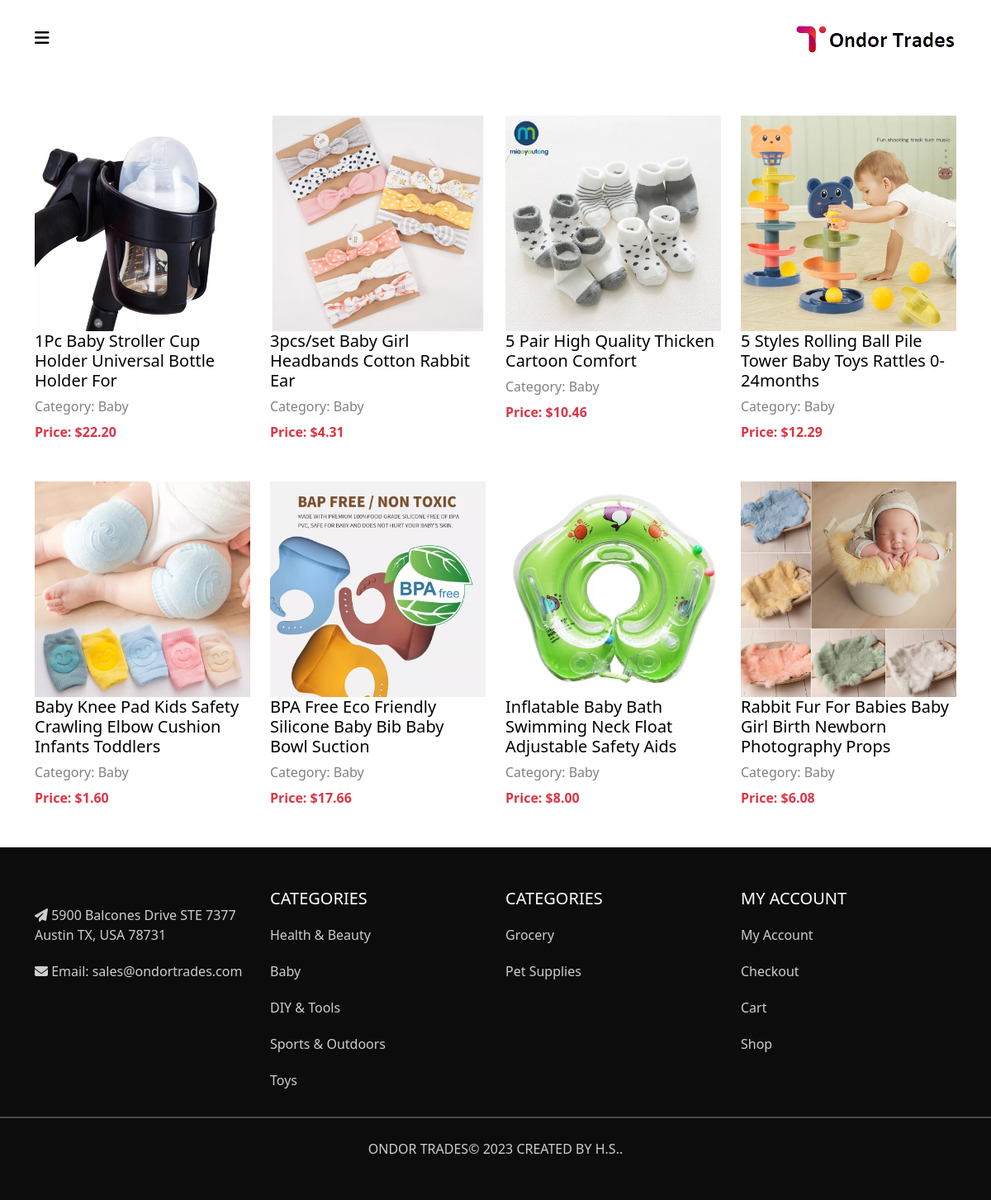
Screenshot of /category/Baby/ with the database file from the repository.
### myapp/models.py (models this page shows, shortened)
class Product(models.Model):
    CATEGORY = (
        ('Baby', 'Baby'),
        ('DIY & Tools', 'DIY & Tools'),
        ('Grocery', 'Grocery'),
        ('Health & Beauty', 'Health & Beauty'),
        ('Home & Kitchen', 'Home & Kitchen'),
        ('Office Products', 'Office Products'),
        ('Pet Supplies', 'Pet Supplies'),
        ('Sports & Outdoors', 'Sports & Outdoors'),
        ('Toys', 'Toys'),
    )
    title = models.CharField(max_length=200, null=True)
    price = models.DecimalField(max_digits=10, decimal_places=2, null=True)
    category = models.CharField(max_length=200, null=True, choices=CATEGORY)
    short_description = models.CharField(max_length=255, null=True, blank=True)
    detailed_description = models.TextField()

### myapp/views.py (the view)
# urls.py: path('category/<str:category>/', views.category_products, name='category_products'),
def category_products(request, category):
    products = Product.objects.filter(category=category)
    return render(request, 'myapp/category_products.html', {'products': products})

### myapp/templates/myapp/category_products.html (shortened to what this page needs)
{% extends "myapp/main.html" %}
{% load static %}
{% block content %}
   <div class="container">
    <div class="homeproducts">
        <div class="col-lg-12">
            <div class="row">
                {% for product in products %}
                <div class="col-lg-3 mt-5">
                    <a href="{% url 'product_detail' product.id %}">
                        <div class="pos__r">
                            {% if product.productimage_set.exists %}
                            {% with product.productimage_set.first.image.url as first_image %}
                            <img src="{{ first_image }}" class="card-img-top" alt="{{ product.title }}">
                            {% endwith %}
                            {% endif %}
                            <h5 class="card-title">{{ product.title }}</h5>
                            <p class="card-text homeproducts__pfirst">Category: {{ product.get_category_display }}</p>
                            <p class="card-text homeproducts__psecond text-danger">Price: ${{ product.price }}</p>
                        </div>
                    </a>
                </div>
                {% endfor %}
            </div>
        </div>
    </div>
   </div>
{% endblock  %}

### static/css/main.css (style rules this page uses)
* { margin: 0; padding: 0; }
.homeproducts a { text-decoration: none; }
.homeproducts a h5 { color: black; }
.homeproducts a .homeproducts__pfirst { margin: 7px 0 0 0; color: gray; }
.homeproducts a .homeproducts__psecond { margin: 7px 0 0 0; font-weight: 700; }
.pos__r { position: relative; overflow: hidden; }
.pos__r img { width: 100%; }

### rows the page displays
Product: shows a picture, title "1Pc Baby Stroller Cup Holder Universal Bottle Holder For", category "Baby", price "22.20"
Product: shows a picture, title "3pcs/set Baby Girl Headbands Cotton Rabbit Ear", category "Baby", price "4.31"
Product: shows a picture, title "5 Pair High Quality Thicken Cartoon Comfort", category "Baby", price "10.46"
Product: shows a picture, title "5 Styles Rolling Ball Pile Tower Baby Toys Rattles 0-24months", category "Baby", price "12.29"
Product: shows a picture, title "Baby Knee Pad Kids Safety Crawling Elbow Cushion Infants Toddlers", category "Baby", price "1.60"
Product: shows a picture, title "BPA Free Eco Friendly Silicone Baby Bib Baby Bowl Suction", category "Baby", price "17.66"
Product: shows a picture, title "Inflatable Baby Bath Swimming Neck Float Adjustable Safety Aids", category "Baby", price "8.00"
Product: shows a picture, title "Rabbit Fur For Babies Baby Girl Birth Newborn Photography Props", category "Baby", price "6.08"
